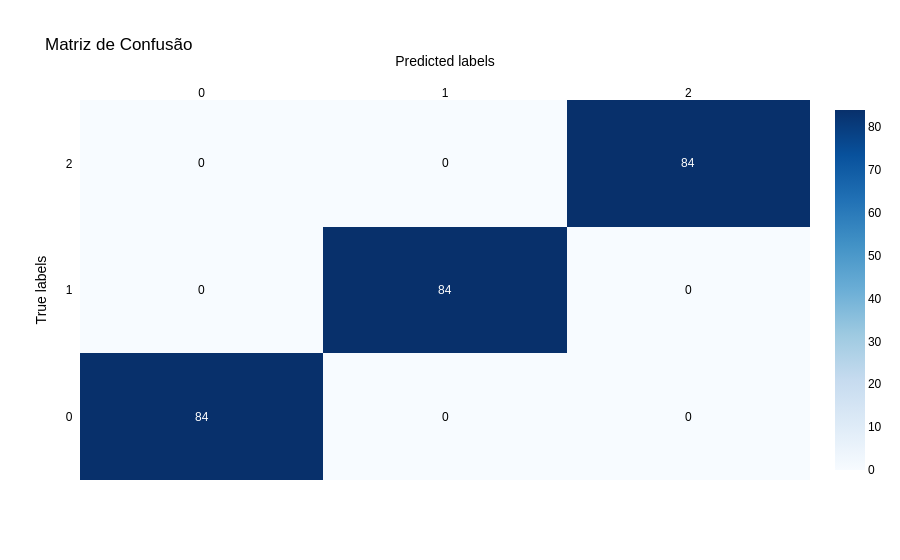

This figure's notebook cell:
### Code cell
conf_matrix = confusion_matrix(y_train, previsoes)

# Definindo  nomes de classes
class_names = ['0', '1', '2']

# Plotando a matriz de confusão com Plotly
fig = ff.create_annotated_heatmap(
    z=conf_matrix,
    x=class_names,
    y=class_names,
    colorscale='Blues',
    showscale=True
)
fig.update_layout(
    title='Matriz de Confusão',
    xaxis_title='Predicted labels',
    yaxis_title='True labels',
    font=dict(
        family='Arial',
        size=12,
        color='black'
    )
)

### Figure 1 — Plotly figure (JSON) as saved in the notebook; plotly's stock layout.template omitted (floating-point values rounded to 4 significant figures)
{"data": [{"colorscale": [[0, "rgb(247,251,255)"], [0.125, "rgb(222,235,247)"], [0.25, "rgb(198,219,239)"], [0.375, "rgb(158,202,225)"], [0.5, "rgb(107,174,214)"], [0.625, "rgb(66,146,198)"], [0.75, "rgb(33,113,181)"], [0.875, "rgb(8,81,156)"], [1, "rgb(8,48,107)"]], "reversescale": false, "showscale": true, "type": "heatmap", "x": ["0", "1", "2"], "y": ["0", "1", "2"], "z": [[84, 0, 0], [0, 84, 0], [0, 0, 84]]}], "layout": {"annotations": [{"font": {"color": "#FFFFFF"}, "showarrow": false, "text": "84", "x": "0", "xref": "x", "y": "0", "yref": "y"}, {"font": {"color": "#000000"}, "showarrow": false, "text": "0", "x": "1", "xref": "x", "y": "0", "yref": "y"}, {"font": {"color": "#000000"}, "showarrow": false, "text": "0", "x": "2", "xref": "x", "y": "0", "yref": "y"}, {"font": {"color": "#000000"}, "showarrow": false, "text": "0", "x": "0", "xref": "x", "y": "1", "yref": "y"}, {"font": {"color": "#FFFFFF"}, "showarrow": false, "text": "84", "x": "1", "xref": "x", "y": "1", "yref": "y"}, {"font": {"color": "#000000"}, "showarrow": false, "text": "0", "x": "2", "xref": "x", "y": "1", "yref": "y"}, {"font": {"color": "#000000"}, "showarrow": false, "text": "0", "x": "0", "xref": "x", "y": "2", "yref": "y"}, {"font": {"color": "#000000"}, "showarrow": false, "text": "0", "x": "1", "xref": "x", "y": "2", "yref": "y"}, {"font": {"color": "#FFFFFF"}, "showarrow": false, "text": "84", "x": "2", "xref": "x", "y": "2", "yref": "y"}], "font": {"color": "black", "family": "Arial", "size": 12}, "title": {"text": "Matriz de Confusão"}, "xaxis": {"dtick": 1, "gridcolor": "rgb(0, 0, 0)", "side": "top", "ticks": "", "title": {"text": "Predicted labels"}}, "yaxis": {"dtick": 1, "ticks": "", "ticksuffix": "  ", "title": {"text": "True labels"}}}}
